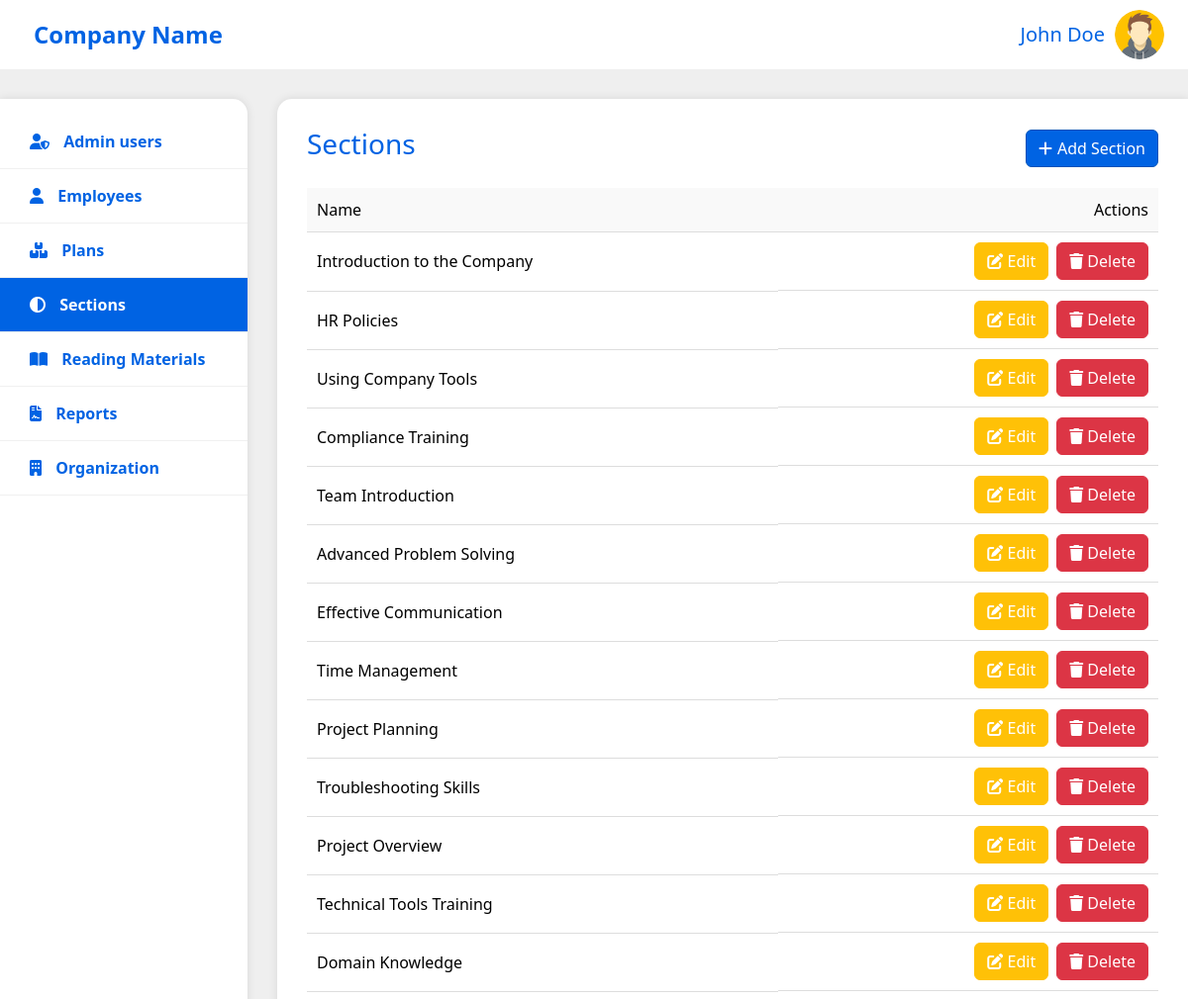
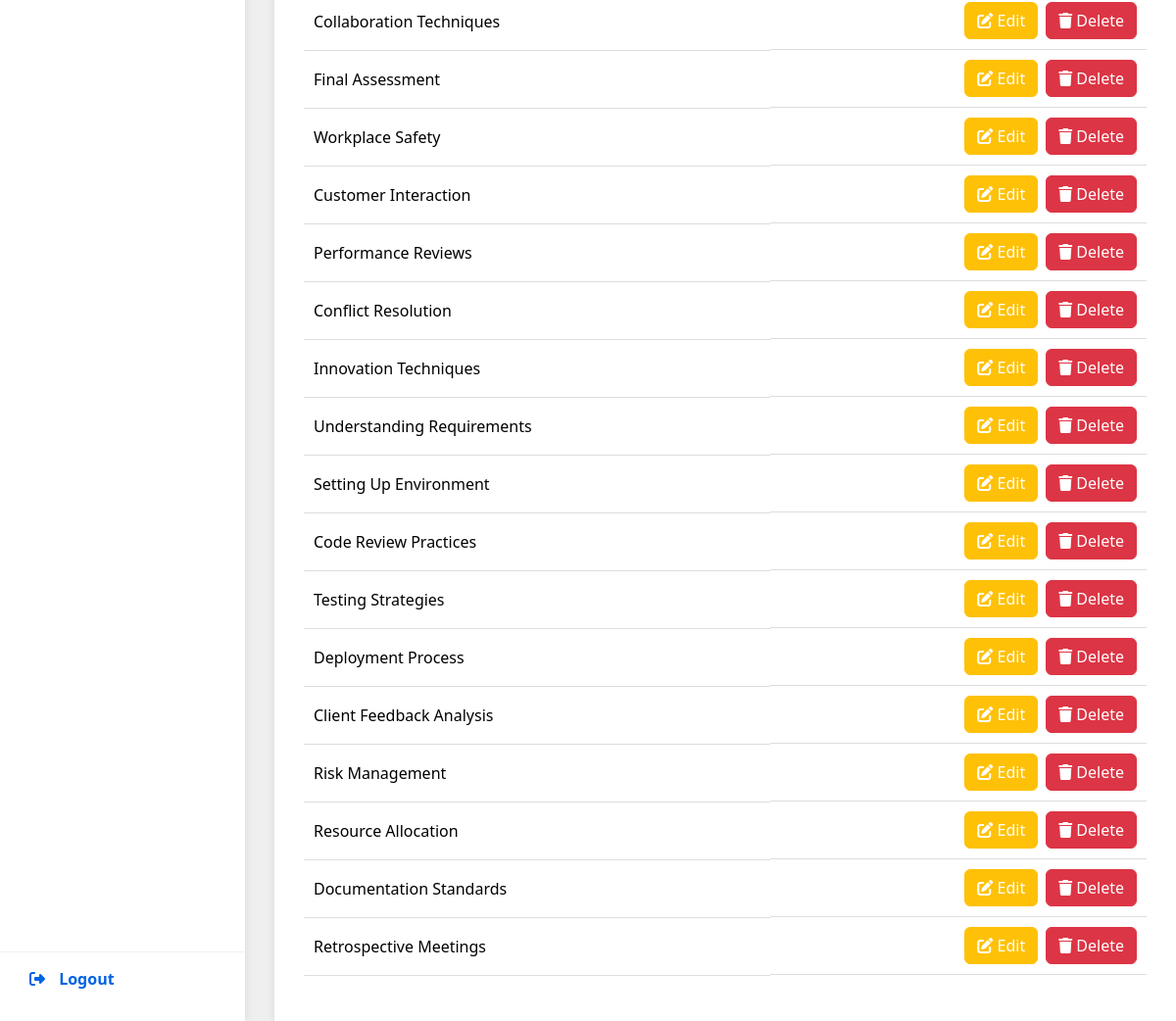
Screenshot of /admin/sections.php (signed in) with the database file from the repository (2 pictures, top to bottom).
### tables this page shows
CREATE TABLE `sections` (
    `id` int NOT NULL AUTO_INCREMENT,
    `name` varchar(50) NOT NULL,
    `video` varchar(255) NOT NULL DEFAULT '',
    `description` varchar(255) NOT NULL DEFAULT '',
    PRIMARY KEY (`id`)
);

### admin/sections.php (the view, shortened to what this page needs)
<?php
require_once 'components/pag-top.php';
?>
<div class="page-card">
    <div class="page-card-header">
        <h3 class="app-text-primary">Sections</h3>
        <div class="page-card-header-actions">
            <a class="btn btn-primary" href="save-section.php">
                <i class="fas fa-plus"></i>
                <span>Add Section</span>
            </a>
        </div>
    </div>
    <div class="page-card-body">
        <table class="table page-table">
            <thead>
            <tr>
                <th>Name</th>
                <th class="actions">Actions</th>
            </tr>
            </thead>
            <tbody>
            <?php require_once '../server/connection.php';
            $sql = "SELECT id, name FROM sections";
            $result = $conn->query($sql);
            if ($result->num_rows > 0) {
                while($row = $result->fetch_assoc()) {
                    ?>
                    <tr>
                        <td><?php echo $row['name']?></td>
                        <td class="actions">
                            <a class="btn btn-warning" href="save-section.php?id=<?php echo $row['id']?>">
                                <i class="fas fa-edit"></i>
                                <span>Edit</span>
                            </a>
                            <form method="post" action="">
                                <button type="button" class="deleteSection btn btn-danger">
                                    <i class="fas fa-trash"></i>
                                    <span>Delete</span>
                                </button>
                            </form>
                        </td>
                    </tr>
                    <?php
                }
            }
            ?>
            </tbody>
        </table>
    </div>
</div>
<?php require_once 'components/pag-bottom.php' ?>

### assets/css/common.css (style rules this page uses)
:root { --header: 70px; --menu: 250px; --footer: 0px; --padding: 30px; --card-header: 40px; --primary: #0063e3; --primary-darker: #0252b8; --grey-bg: #dadada; --grey-text-light: #aaaaaa; --grey-text-dark: #454545; }
.btn-primary { --bs-btn-color: #fff; --bs-btn-bg: var(--primary); --bs-btn-border-color: var(--primary-darker); --bs-btn-hover-color: #fff; --bs-btn-hover-bg: var(--primary-darker); --bs-btn-hover-border-color: var(--primary-darker); --bs-btn-focus-shadow-rgb: 49, 132, 253; --bs-btn-active-color: #fff; --bs-btn-active-bg: var(--primary-darker); --bs-btn-active-border-color: var(--primary-darker); --bs-btn-active-shadow: inset 0 3px 5px rgba(0, 0, 0, 0.125); --bs-btn-disabled-color: #fff; --bs-btn-disabled-bg: var(--primary); --bs-btn-disabled-border-color: var(--primary-darker); }
.btn-warning { --bs-btn-color: #fff; --bs-btn-hover-color: #fff; --bs-btn-active-color: #fff; --bs-btn-disabled-color: #fff; }
.app-text-primary { color: var(--primary); }
.page-card { height: 100%; background-color: #fff; border-radius: 15px 0 0 0; box-shadow: 0 0 10px rgba(0, 0, 0, 0.1); padding: var(--padding); display: flex; flex-direction: column; }
.page-card-header { height: var(--card-header); display: flex; justify-content: space-between; align-items: center; margin-bottom: 20px; }
.page-card-header-actions { display: flex; gap: 15px; }
.page-card-header-actions button, .page-card-header-actions a { display: flex; gap: 5px; align-items: center; }
.page-card-body { height: calc(100% - var(--card-header)); overflow-y: auto; }
.page-table { width: 100%; border-collapse: collapse; }
.page-table th, .table td { padding: 10px; border-bottom: 1px solid #ddd; vertical-align: middle; }
.page-table th { background-color: #f9f9f9; font-weight: 500; text-align: left; position: sticky; top: 0; }
.page-table .actions { text-align: right; }
.page-table td.actions { display: flex !important; justify-content: flex-end; gap: .5rem; }

### rows the page displays
sections: name "Introduction to the Company"
sections: name "HR Policies"
sections: name "Using Company Tools"
sections: name "Compliance Training"
sections: name "Team Introduction"
sections: name "Advanced Problem Solving"
sections: name "Effective Communication"
sections: name "Time Management"
sections: name "Project Planning"
sections: name "Troubleshooting Skills"
sections: name "Project Overview"
sections: name "Technical Tools Training"
sections: name "Domain Knowledge"
sections: name "Collaboration Techniques"
sections: name "Final Assessment"
sections: name "Workplace Safety"
sections: name "Customer Interaction"
sections: name "Performance Reviews"
sections: name "Conflict Resolution"
sections: name "Innovation Techniques"
sections: name "Understanding Requirements"
sections: name "Setting Up Environment"
sections: name "Code Review Practices"
sections: name "Testing Strategies"
sections: name "Deployment Process"
sections: name "Client Feedback Analysis"
sections: name "Risk Management"
sections: name "Resource Allocation"
sections: name "Documentation Standards"
sections: name "Retrospective Meetings"

### other values shown
$config['name'] "Company Name"
$user['firstName'] "John"
$user['lastName'] "Doe"
